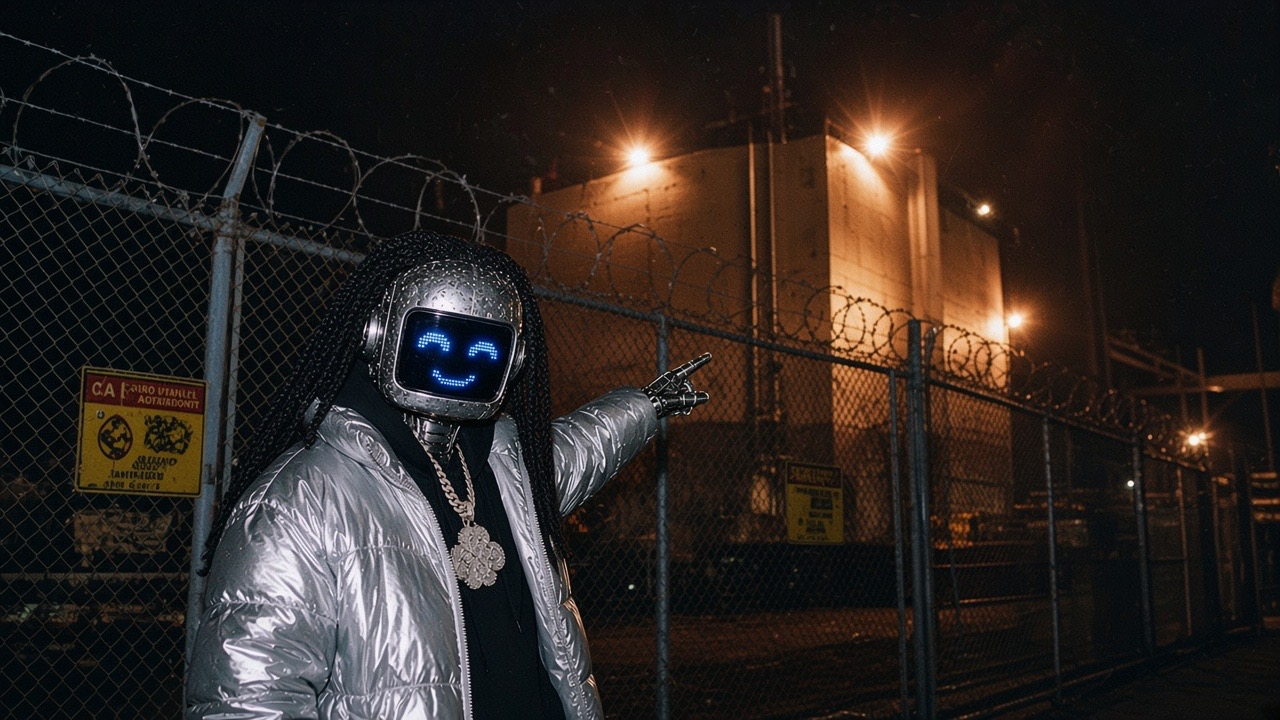
#> input picture bottie/lore/ref-2-fence-data-center.jpg, 1280 x 720 px
$ python sheet.py ../../../../bottie/lore/ref-2-fence-data-center.jpg out.png 5 5
#> lines starting #> are read from the running program, lines starting #| are printed output that depends on the picture
#!/usr/bin/env python3
"""Contact sheet of screenshots: python3 tests/sheet.py <glob> <out.png> [cols] [shrink]"""
import glob, sys
from PIL import Image
fs = sorted(glob.glob(sys.argv[1])); cols = int(sys.argv[3]) if len(sys.argv) > 3 else 4; k = int(sys.argv[4]) if len(sys.argv) > 4 else 2
ims = [Image.open(f).convert('RGB') for f in fs]; w, h = ims[0].size
#> after `ims = [Image.open(f).convert('RGB') for f in fs]`: ims = 1 item
#> after `w, h = ims[0].size`: w = 1280; h = 720
sh = Image.new('RGB', (w * cols, h * ((len(ims) + cols - 1) // cols)))
#> sh: PIL image 6400x720 RGB; every value is 0
for i, im in enumerate(ims): sh.paste(im, ((i % cols) * w, (i // cols) * h))
#> this loop made 1 pass
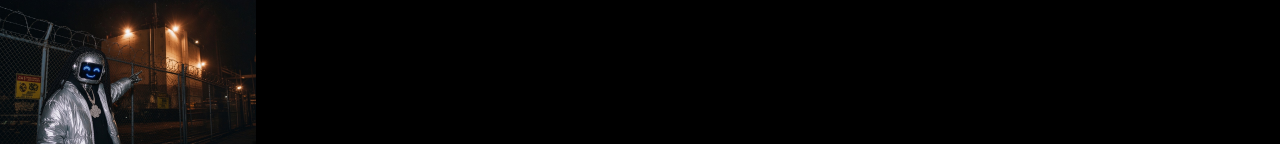
#> sh: PIL image 6400x720 RGB (shown at 1/5 size); mean R, G, B 9.1, 7.6, 6.9
sh.resize((sh.width // k, sh.height // k), Image.NEAREST).save(sys.argv[2]); print(len(ims), 'shots ->', sys.argv[2])
#> after `sh.resize((sh.width // k, sh.height // k), Image.NEAREST).save(sys.arg`:
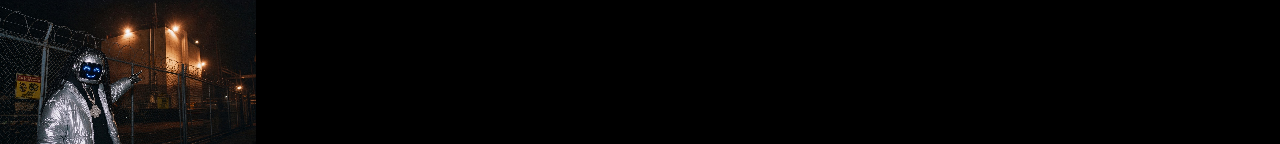
#> saved as out.png: PIL image 1280x144 RGB; mean R, G, B 9.1, 7.6, 6.9
#| 1 shots -> out.png

$ run again, on bottie/lore/ref-3-night-skyline.jpg
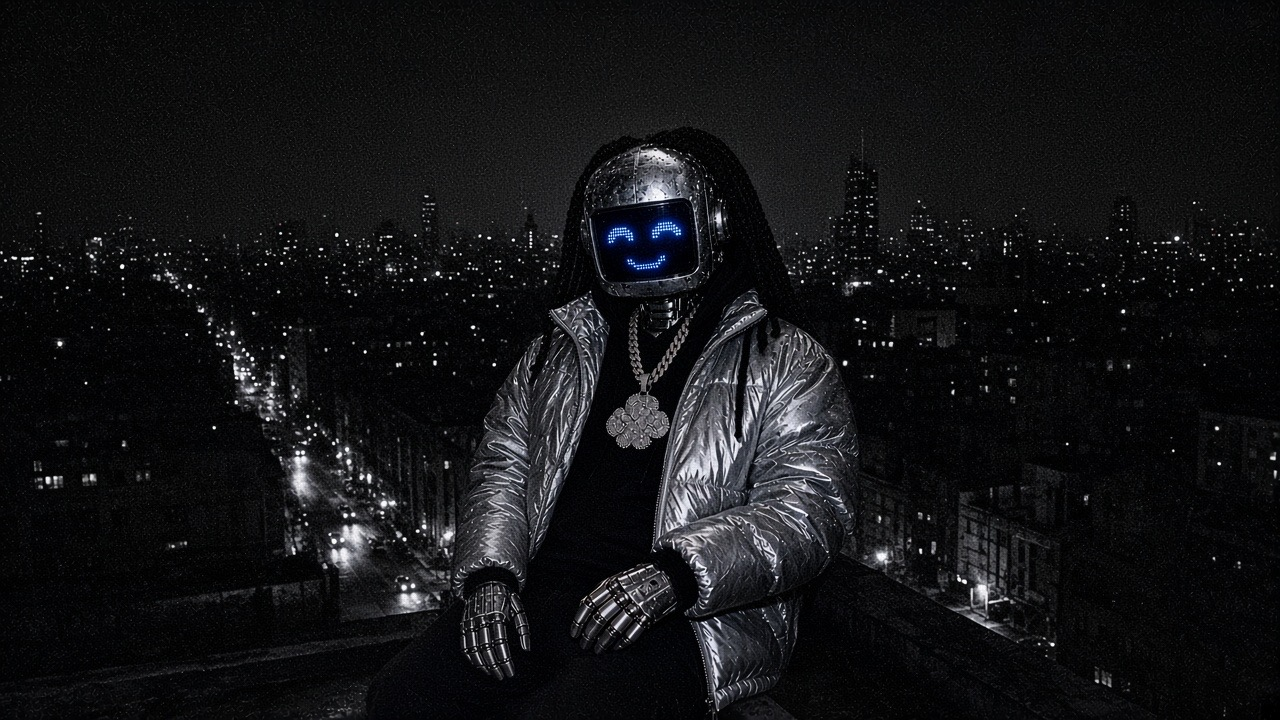
#> input picture bottie/lore/ref-3-night-skyline.jpg, 1280 x 720 px
#> ims = 1 item
#> the loop `for i, im in enumerate(ims): sh.paste(im, ((i % cols) * w, (i // cols)..` made 1 pass
#> after the loop `for i, im in enumerate(ims): sh.paste(im, ((i % cols) * w, (i // cols)..`:
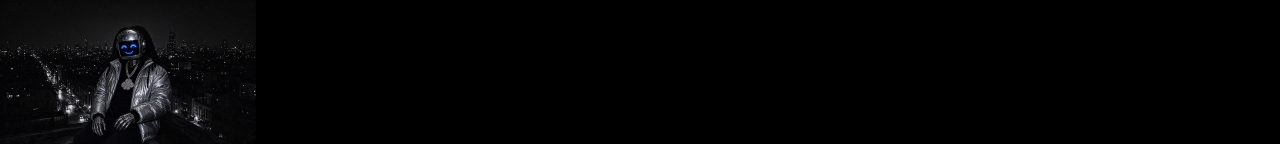
#> sh: PIL image 6400x720 RGB (shown at 1/5 size); mean R, G, B 4, 4.1, 4.4
#> `sh.resize((sh.width // k, sh.height // k), Image.NEAREST).save(sys.arg`:
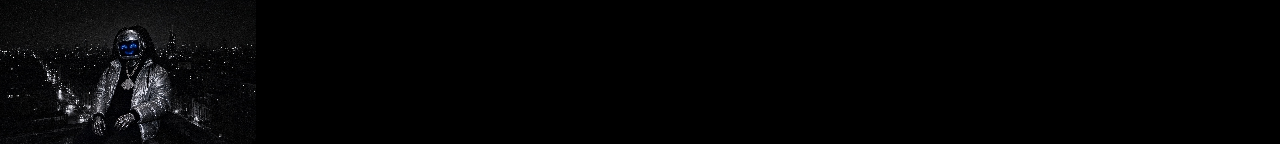
#> saved as out.png: PIL image 1280x144 RGB; mean R, G, B 4, 4.1, 4.4
#| 1 shots -> out.png

$ run again, on bottie/lore/ref-4-night-market.jpg
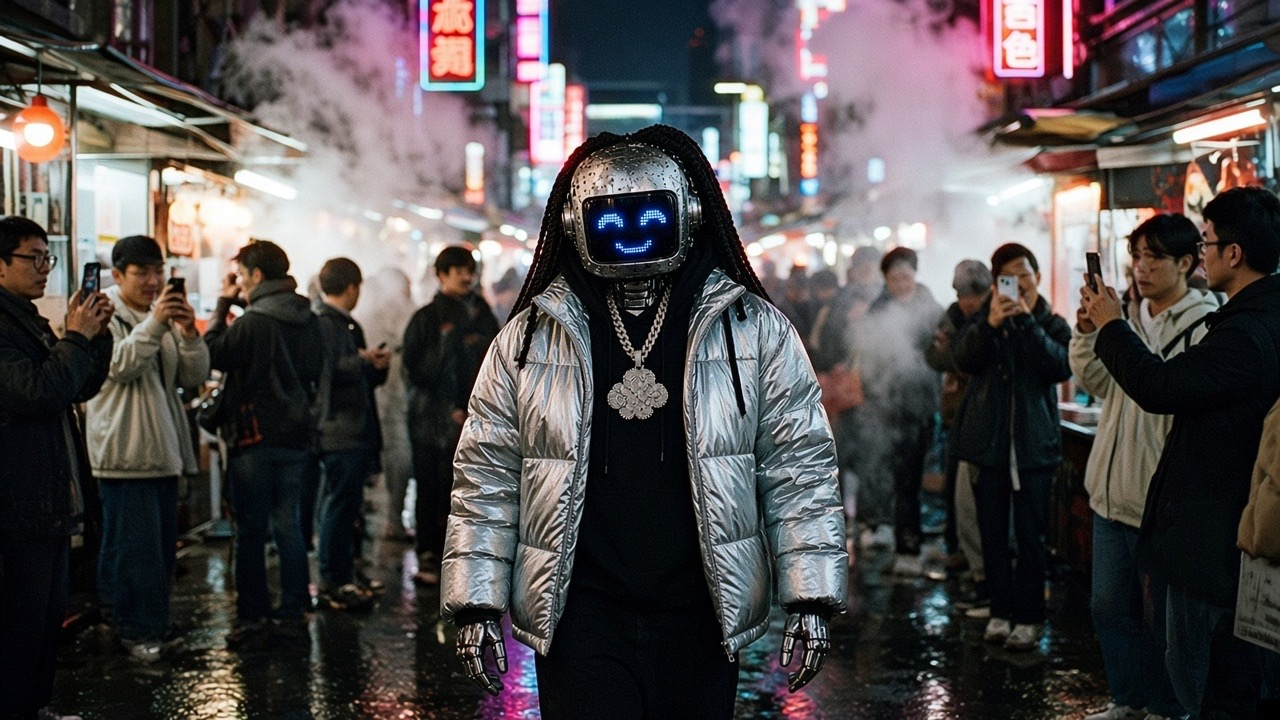
#> input picture bottie/lore/ref-4-night-market.jpg, 1280 x 720 px
#> ims = 1 item
#> the loop `for i, im in enumerate(ims): sh.paste(im, ((i % cols) * w, (i // cols)..` made 1 pass
#> after the loop `for i, im in enumerate(ims): sh.paste(im, ((i % cols) * w, (i // cols)..`:
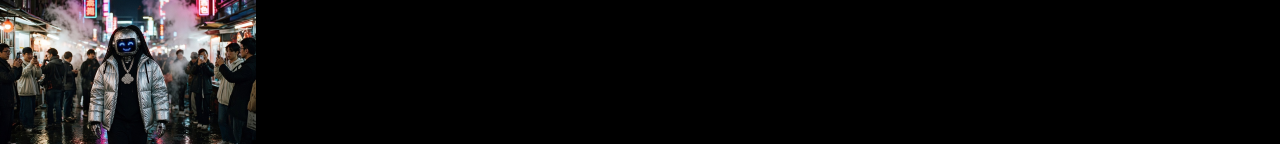
#> sh: PIL image 6400x720 RGB (shown at 1/5 size); mean R, G, B 16.3, 15.3, 15.4
#> `sh.resize((sh.width // k, sh.height // k), Image.NEAREST).save(sys.arg`:
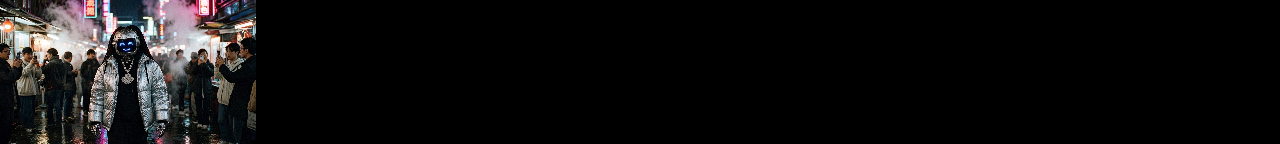
#> saved as out.png: PIL image 1280x144 RGB; mean R, G, B 16.2, 15.3, 15.4
#| 1 shots -> out.png

$ run again, on bottie/lore/ref-5-highway-thumbs-up.jpg
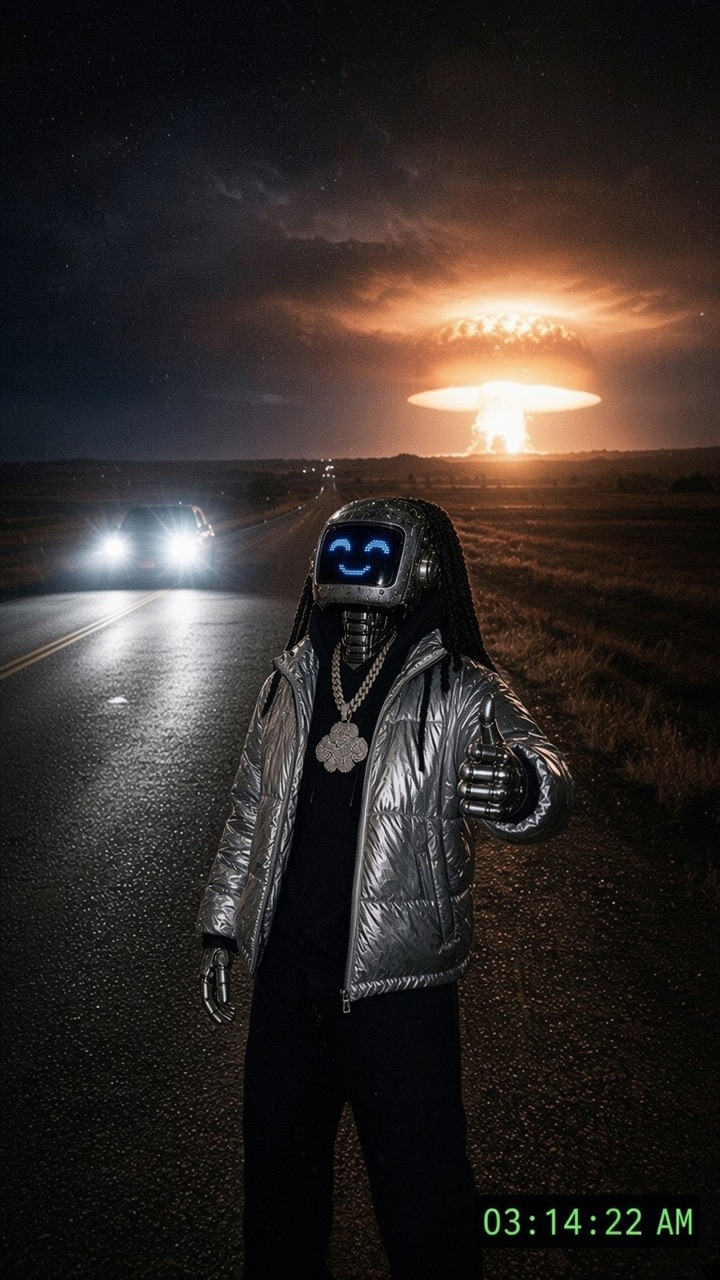
#> input picture bottie/lore/ref-5-highway-thumbs-up.jpg, 720 x 1280 px
#> ims = 1 item
#> the loop `for i, im in enumerate(ims): sh.paste(im, ((i % cols) * w, (i // cols)..` made 1 pass
#> after the loop `for i, im in enumerate(ims): sh.paste(im, ((i % cols) * w, (i // cols)..`:
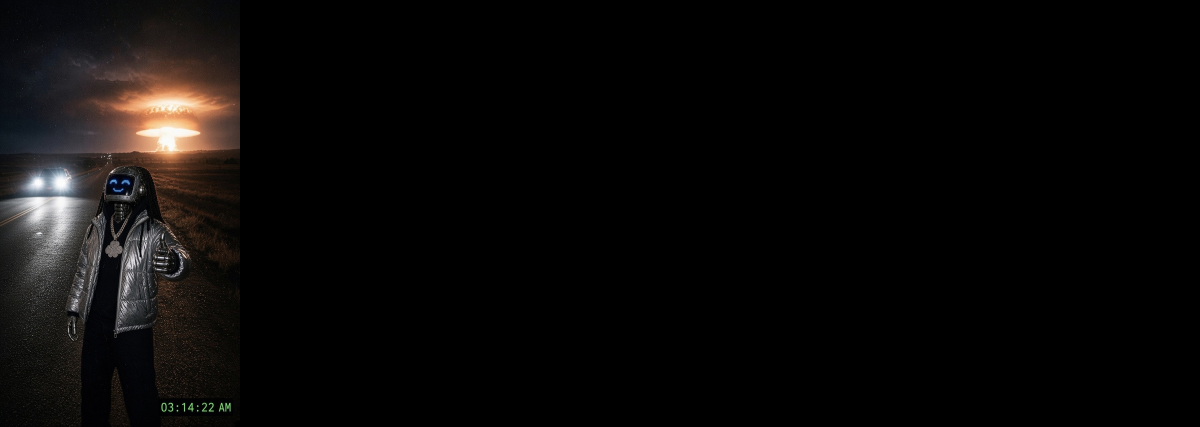
#> sh: PIL image 3600x1280 RGB (shown at 1/3 size); mean R, G, B 10.2, 8.8, 8.1
#> `sh.resize((sh.width // k, sh.height // k), Image.NEAREST).save(sys.arg`:
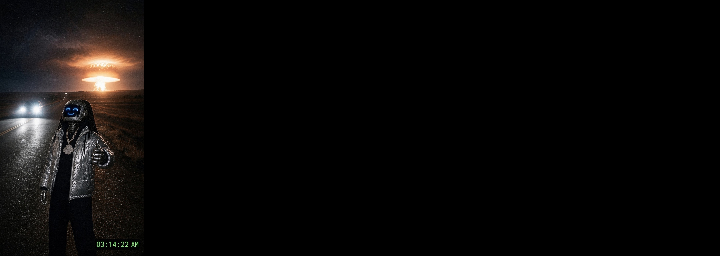
#> saved as out.png: PIL image 720x256 RGB; mean R, G, B 10.2, 8.8, 8.1
#| 1 shots -> out.png
